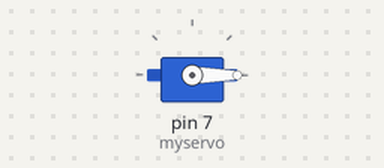
The sketch below on a simulated Arduino Uno, built with avr-gcc and run on an emulated ATmega328P. Parts: servo.

Above: at 0.05 s.
At 19.95 s:
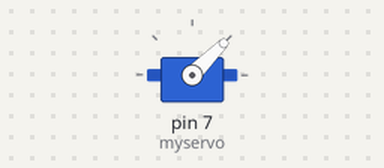
Timing chart, 0 to 26.0 s (numbered marks = the images above):
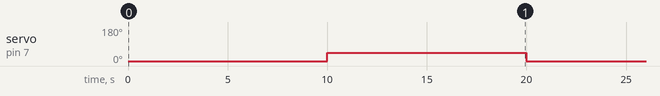

Measured:
- by itself, servo on pin 7 (myservo): alternates 45° for 10.0 s and 0° for 10.0 s

The sketch:

Articulated_0_45_DEG.ino
```cpp
//www.elegoo.com
//2018.12.19
#include <Servo.h>
Servo myservo;

void setup(){
  myservo.attach(7);


}
void loop(){


  myservo.write(0);
  delay(10000);
  myservo.write(45);
  delay(10000);


}
```
